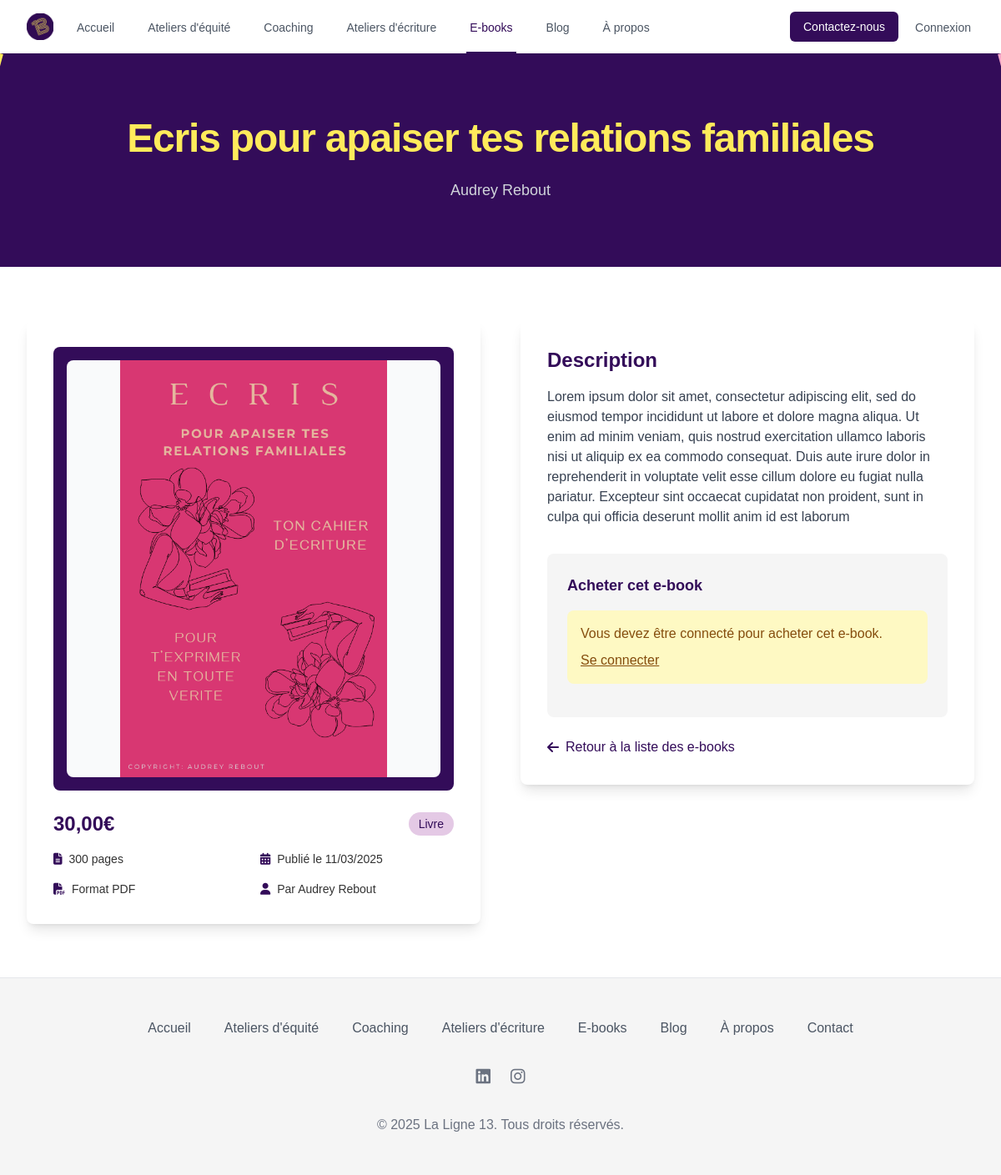
The app's page /frontend/ebook-details.php?id=1 with its own data.
### tables this page shows
CREATE TABLE `ebooks` (
  `id` int(11) NOT NULL,
  `titre` varchar(255) NOT NULL,
  `description` text DEFAULT NULL,
  `auteur` varchar(255) DEFAULT NULL,
  `prix` decimal(10,2) NOT NULL,
  `image` varchar(255) DEFAULT NULL,
  `fichier` varchar(255) NOT NULL,
  `date_publication` date DEFAULT NULL,
  `categorie` varchar(100) DEFAULT NULL,
  `nombre_pages` int(11) DEFAULT NULL,
  `format` varchar(50) DEFAULT 'PDF',
  `is_active` tinyint(1) DEFAULT 1,
  `created_at` timestamp NULL DEFAULT current_timestamp(),
  `updated_at` timestamp NULL DEFAULT current_timestamp() ON UPDATE current_timestamp()
);

### frontend/ebook-details.php (the view, shortened to what this page needs)
<?php
require("../backend/utils/ConnectToBDD.php");
$ebook_id = (int) $_GET['id'];
$query = "SELECT * FROM ebooks WHERE id = :id AND is_active = 1";
$stmt = $pdo->prepare($query);
$stmt->bindParam(':id', $ebook_id, PDO::PARAM_INT);
$stmt->execute();
$ebook = $stmt->fetch(PDO::FETCH_ASSOC);
$hasAlreadyPurchased = false;
?>
<!DOCTYPE html>
<html lang="fr">
<head>
    <script src="https://cdn.tailwindcss.com"></script>
    <link rel="stylesheet" href="https://cdnjs.cloudflare.com/ajax/libs/font-awesome/6.4.0/css/all.min.css">
</head>
<body class="bg-lightgray text-darkgray">
    <nav class="bg-white shadow-sm fixed w-full z-50">
        <div class="max-w-7xl mx-auto px-4 sm:px-6 lg:px-8">
            <div class="flex justify-between h-16">
                <div class="flex">
                    <div class="flex-shrink-0 flex items-center">
                        <img src="../src/img/logo.jpg" alt="Logo Ligne 13" class="h-8 w-auto">
                    </div>
                    <div class="hidden sm:ml-6 sm:flex sm:space-x-8">
                        <a href="index.php" class="border-transparent text-gray-600 hover:text-violet inline-flex items-center px-1 pt-1 border-b-2 border-transparent hover:border-violet text-sm font-medium">
                            Accueil
                        </a>
                        <a href="ateliers.php" class="border-transparent text-gray-600 hover:text-violet inline-flex items-center px-1 pt-1 border-b-2 border-transparent hover:border-violet text-sm font-medium">
                            Ateliers d'équité
                        </a>
                        <a href="coaching.php" class="border-transparent text-gray-600 hover:text-violet inline-flex items-center px-1 pt-1 border-b-2 border-transparent hover:border-violet text-sm font-medium">
                            Coaching
                        </a>
                        <a href="ecriture.php" class="border-transparent text-gray-600 hover:text-violet inline-flex items-center px-1 pt-1 border-b-2 border-transparent hover:border-violet text-sm font-medium">
                            Ateliers d'écriture
                        </a>
                        <a href="ebooks.php" class="border-violet text-violet inline-flex items-center px-1 pt-1 border-b-2 text-sm font-medium">
                            E-books
                        </a>
                        <a href="blog.php" class="border-transparent text-gray-600 hover:text-violet inline-flex items-center px-1 pt-1 border-b-2 border-transparent hover:border-violet text-sm font-medium">
                            Blog
                        </a>
                        <a href="about.html" class="border-transparent text-gray-600 hover:text-violet inline-flex items-center px-1 pt-1 border-b-2 border-transparent hover:border-violet text-sm font-medium">
                            À propos
                        </a>
                    </div>
                </div>
                <div class="flex items-center">
                    <div class="hidden sm:flex sm:items-center">
                        <?php if (isset($_SESSION['is_admin']) && $_SESSION['is_admin'] == 1): ?>
                            <a href="admin.php" class="bg-violet text-white hover:bg-violet/90 px-4 py-2 rounded-md text-sm font-medium">
                                Administration
                            </a>
                        <?php else: ?>
                            <a href="contact.html" class="bg-violet text-white hover:bg-violet/90 px-4 py-2 rounded-md text-sm font-medium">
                                Contactez-nous
                            </a>
                        <?php endif; ?>
                        <?php if (isset($_SESSION['user_id'])): ?>
                            <a href="myaccount.php" class="border-transparent text-gray-600 hover:text-violet inline-flex items-center px-1 pt-1 border-b-2 border-transparent hover:border-violet text-sm font-medium ml-4">
                                Mon compte
                            </a>
                        <?php else: ?>
                            <a href="login.php" class="border-transparent text-gray-600 hover:text-violet inline-flex items-center px-1 pt-1 border-b-2 border-transparent hover:border-violet text-sm font-medium ml-4">
                                Connexion
                            </a>
                        <?php endif; ?>
                    </div>
                </div>
            </div>
        </div>
    </nav>
    <div class="hero-pattern bg-violet flex items-center">
        <div class="diagonal-line-left"></div>
        <div class="diagonal-line-right"></div>
        <div class="curved-line-bottom"></div>
        <div class="max-w-7xl mx-auto px-4 sm:px-6 lg:px-8 relative z-10 pt-16">
            <div class="text-center">
                <h1 class="text-3xl font-extrabold tracking-tight text-jaune sm:text-4xl md:text-5xl animate-hidden animate-element">
                    <span class="block"><?= htmlspecialchars($ebook['titre']); ?></span>
                </h1>
                <p class="mt-6 max-w-2xl mx-auto text-base text-gray-300 sm:text-lg animate-hidden animate-element animate-delay-100">
                    <?= htmlspecialchars($ebook['auteur']); ?>
                </p>
            </div>
        </div>
    </div>
    <div class="py-16 bg-white">
        <div class="max-w-7xl mx-auto px-4 sm:px-6 lg:px-8">
            <div class="grid grid-cols-1 lg:grid-cols-2 gap-12">
                <div class="animate-hidden animate-element">
                    <div class="bg-white rounded-lg shadow-lg p-8">
                        <div class="mb-6">
                            <div class="bg-violet relative rounded-lg overflow-hidden p-4">
                                <?php if (!empty($ebook['image'])): ?>
                                    <img src="<?= htmlspecialchars($ebook['image']); ?>" alt="<?= htmlspecialchars($ebook['titre']); ?>" class="w-full h-[500px] object-contain bg-gray-50 rounded-lg">
                                <?php else: ?>
                                    <div class="w-full h-[500px] flex items-center justify-center bg-gray-50 rounded-lg">
                                        <i class="fas fa-book text-violet text-6xl"></i>
                                    </div>
                                <?php endif; ?>
                            </div>
                        </div>
                        <div class="space-y-4">
                            <div class="flex items-center justify-between">
                                <span class="text-2xl font-bold text-violet"><?= number_format($ebook['prix'], 2, ',', ' '); ?>€</span>
                                <span class="bg-mauve text-violet px-3 py-1 rounded-full text-sm"><?= htmlspecialchars($ebook['categorie']); ?></span>
                            </div>
                            <div class="grid grid-cols-2 gap-4 text-sm">
                                <div class="flex items-center">
                                    <i class="fas fa-file-alt text-violet mr-2"></i>
                                    <span><?= $ebook['nombre_pages']; ?> pages</span>
                                </div>
                                <div class="flex items-center">
                                    <i class="fas fa-calendar-alt text-violet mr-2"></i>
                                    <span>Publié le <?= date("d/m/Y", strtotime($ebook['date_publication'])); ?></span>
                                </div>
                                <div class="flex items-center">
                                    <i class="fas fa-file-pdf text-violet mr-2"></i>
                                    <span>Format <?= htmlspecialchars($ebook['format']); ?></span>
                                </div>
                                <div class="flex items-center">
                                    <i class="fas fa-user text-violet mr-2"></i>
                                    <span>Par <?= htmlspecialchars($ebook['auteur']); ?></span>
                                </div>
                            </div>
                        </div>
                    </div>
                </div>
                <div class="animate-hidden animate-element animate-delay-200">
                    <div class="bg-white rounded-lg shadow-lg p-8">
                        <h2 class="text-2xl font-bold text-violet mb-4">Description</h2>
                        <div class="prose max-w-none mb-8">
                            <p class="text-gray-700"><?= nl2br(htmlspecialchars($ebook['description'])); ?></p>
                        </div>
                        <?php if ($hasAlreadyPurchased): ?>
                            <div class="bg-green-100 text-green-800 p-4 rounded-lg mb-6">
                                <div class="flex items-center">
                                    <i class="fas fa-check-circle text-green-600 text-xl mr-2"></i>
                                    <p class="font-semibold">Vous avez déjà acheté cet e-book</p>
                                </div>
                                <p class="mt-2">Vous pouvez le télécharger depuis votre compte.</p>
                                <a href="myaccount.php" class="mt-4 inline-block bg-green-600 text-white px-4 py-2 rounded-md hover:bg-green-700 transition-colors">
                                    Accéder à mon compte
                                </a>
                            </div>
                        <?php else: ?>
                            <div class="bg-lightgray p-6 rounded-lg mb-6">
                                <h3 class="text-lg font-semibold text-violet mb-4">Acheter cet e-book</h3>
                                <?php if (!isset($_SESSION['user_id'])): ?>
                                    <div class="bg-yellow-100 text-yellow-800 p-4 rounded-lg mb-4">
                                        <p>Vous devez être connecté pour acheter cet e-book.</p>
                                        <a href="login.php?redirect=ebook-details.php?id=<?= $ebook_id; ?>" class="mt-2 inline-block text-yellow-800 underline">Se connecter</a>
                                    </div>
                                <?php endif; ?>
                            </div>
                        <?php endif; ?>
                        <div class="mt-6">
                            <a href="ebooks.php" class="inline-flex items-center text-violet hover:text-violet/80 transition-colors">
                                <i class="fas fa-arrow-left mr-2"></i>
                                Retour à la liste des e-books
                            </a>
                        </div>
                    </div>
                </div>
            </div>
        </div>
    </div>
    <footer class="bg-lightgray border-t border-gray-200">
        <div class="max-w-7xl mx-auto py-12 px-4 overflow-hidden sm:px-6 lg:px-8">
            <nav class="-mx-5 -my-2 flex flex-wrap justify-center" aria-label="Footer">
                <div class="px-5 py-2">
                    <a href="index.php" class="text-base text-gray-600 hover:text-violet">
                        Accueil
                    </a>
                </div>
                <div class="px-5 py-2">
                    <a href="ateliers.php" class="text-base text-gray-600 hover:text-violet">
                        Ateliers d'équité
                    </a>
                </div>
                <div class="px-5 py-2">
                    <a href="coaching.php" class="text-base text-gray-600 hover:text-violet">
                        Coaching
                    </a>
                </div>
                <div class="px-5 py-2">
                    <a href="ecriture.php" class="text-base text-gray-600 hover:text-violet">
                        Ateliers d'écriture
                    </a>
                </div>
                <div class="px-5 py-2">
                    <a href="ebooks.php" class="text-base text-gray-600 hover:text-violet">
                        E-books
                    </a>
                </div>
                <div class="px-5 py-2">
                    <a href="blog.php" class="text-base text-gray-600 hover:text-violet">
                        Blog
                    </a>
                </div>
                <div class="px-5 py-2">
                    <a href="about.html" class="text-base text-gray-600 hover:text-violet">
                        À propos
                    </a>
                </div>
                <div class="px-5 py-2">
                    <a href="contact.html" class="text-base text-gray-600 hover:text-violet">
                        Contact
                    </a>
                </div>
            </nav>
            <div class="mt-8 flex justify-center space-x-6">
                <a href="https://www.linkedin.com/in/audrey-rebout-9144b7162/" class="text-gray-500 hover:text-violet">
                    <i class="fab fa-linkedin text-xl"></i>
                </a>
                <a href="https://www.instagram.com/la_ligne_13.coaching/" class="text-gray-500 hover:text-violet">
                    <i class="fab fa-instagram text-xl"></i>
                </a>
            </div>
            <p class="mt-8 text-center text-base text-gray-500">
                &copy; 2025 La Ligne 13. Tous droits réservés.
            </p>
        </div>
    </footer>
</body>
</html>

### frontend/ebook-details.php (style rules this page uses)
body { font-family: 'Arial', sans-serif; }
.hero-pattern { background-color: #1a1a1a; position: relative; overflow: hidden; height: 40vh; min-height: 300px; }
.diagonal-line-left { position: absolute; left: 0; top: 20%; height: 60%; width: 4px; background-color: #ffeb5b; transform: rotate(15deg); transform-origin: top left; }
.diagonal-line-right { position: absolute; right: 0; top: 20%; height: 60%; width: 4px; background-color: #f9a8c9; transform: rotate(-15deg); transform-origin: top right; }
.curved-line-bottom { position: absolute; bottom: -100px; left: -100px; width: 300px; height: 300px; border: 4px solid #ffeb5b; border-top: none; border-right: none; border-radius: 0 0 0 300px; }
.animate-hidden { opacity: 0; transform: translateY(30px); transition: opacity 0.8s ease, transform 0.8s ease; }
.animate-visible { opacity: 1; transform: translateY(0); }
.animate-delay-100 { transition-delay: 0.1s; }
.animate-delay-200 { transition-delay: 0.2s; }

### records on screen
ebooks: titre "Ecris pour apaiser tes relations familiales", auteur "Audrey Rebout", image (picture), prix "30,00", categorie "Livre", nombre_pages "300", date_publication "11/03/2025", format "PDF", description "Lorem ipsum dolor sit amet, consectetur adipiscing elit, sed do eiusmod tempor incididunt ut labore et dolore magna aliqua. Ut enim ad minim veniam, quis nostrud exercitation ullamco laboris nisi ut aliquip ex ea commodo consequat. Duis aute irure dolor in reprehenderit in voluptate velit esse cillum dolore eu fugiat nulla pariatur. Excepteur sint occaecat cupidatat non proident, sunt in culpa qui officia deserunt mollit anim id est laborum"
